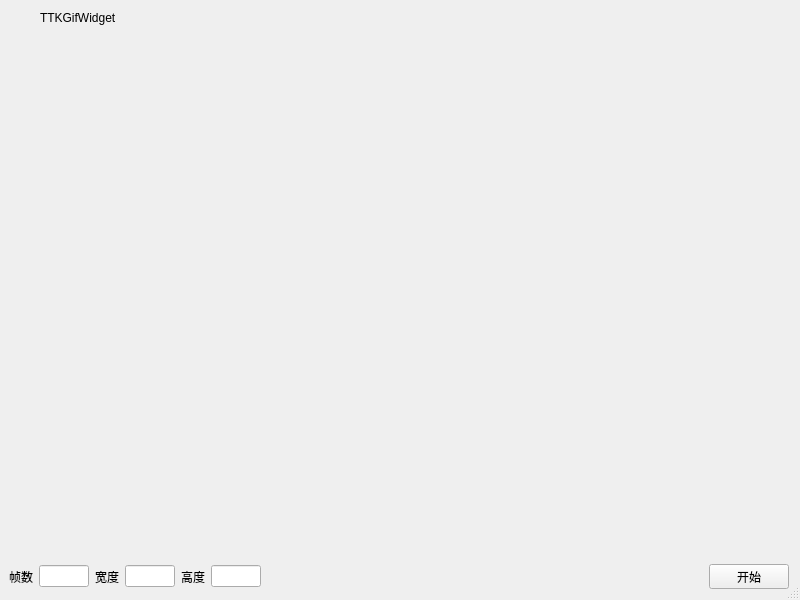
<?xml version="1.0" encoding="UTF-8"?>
<ui version="4.0">
 <class>MainWindow</class>
 <widget class="QDialog" name="MainWindow">
  <property name="geometry">
   <rect>
    <x>0</x>
    <y>0</y>
    <width>800</width>
    <height>600</height>
   </rect>
  </property>
  <property name="sizeGripEnabled">
   <bool>true</bool>
  </property>
  <layout class="QVBoxLayout" name="verticalLayout" stretch="0,0,0">
   <property name="spacing">
    <number>0</number>
   </property>
   <property name="leftMargin">
    <number>0</number>
   </property>
   <property name="topMargin">
    <number>0</number>
   </property>
   <property name="rightMargin">
    <number>0</number>
   </property>
   <property name="bottomMargin">
    <number>0</number>
   </property>
   <item>
    <widget class="QWidget" name="widgetTop" native="true">
     <property name="minimumSize">
      <size>
       <width>0</width>
       <height>35</height>
      </size>
     </property>
     <property name="maximumSize">
      <size>
       <width>16777215</width>
       <height>35</height>
      </size>
     </property>
     <layout class="QHBoxLayout" name="layoutTop" stretch="0,0,0,0">
      <property name="spacing">
       <number>0</number>
      </property>
      <property name="leftMargin">
       <number>0</number>
      </property>
      <property name="topMargin">
       <number>0</number>
      </property>
      <property name="rightMargin">
       <number>0</number>
      </property>
      <property name="bottomMargin">
       <number>0</number>
      </property>
      <item>
       <widget class="QPushButton" name="btnIcon">
        <property name="sizePolicy">
         <sizepolicy hsizetype="Minimum" vsizetype="Expanding">
          <horstretch>0</horstretch>
          <verstretch>0</verstretch>
         </sizepolicy>
        </property>
        <property name="minimumSize">
         <size>
          <width>35</width>
          <height>0</height>
         </size>
        </property>
        <property name="text">
         <string/>
        </property>
        <property name="icon">
         <iconset resource="../../../TTKUi/TTKModule.qrc">
          <normaloff>:/image/lb_app_logo</normaloff>:/image/lb_app_logo</iconset>
        </property>
        <property name="flat">
         <bool>true</bool>
        </property>
       </widget>
      </item>
      <item>
       <widget class="QLabel" name="labTitle">
        <property name="text">
         <string>TTKGifWidget</string>
        </property>
       </widget>
      </item>
      <item>
       <spacer name="horizontalSpacer">
        <property name="orientation">
         <enum>Qt::Horizontal</enum>
        </property>
        <property name="sizeHint" stdset="0">
         <size>
          <width>87</width>
          <height>20</height>
         </size>
        </property>
       </spacer>
      </item>
      <item>
       <widget class="QPushButton" name="btnClose">
        <property name="sizePolicy">
         <sizepolicy hsizetype="Minimum" vsizetype="Expanding">
          <horstretch>0</horstretch>
          <verstretch>0</verstretch>
         </sizepolicy>
        </property>
        <property name="minimumSize">
         <size>
          <width>35</width>
          <height>0</height>
         </size>
        </property>
        <property name="focusPolicy">
         <enum>Qt::NoFocus</enum>
        </property>
        <property name="flat">
         <bool>true</bool>
        </property>
       </widget>
      </item>
     </layout>
    </widget>
   </item>
   <item>
    <widget class="QWidget" name="widgetMain" native="true">
     <property name="sizePolicy">
      <sizepolicy hsizetype="Preferred" vsizetype="Expanding">
       <horstretch>0</horstretch>
       <verstretch>0</verstretch>
      </sizepolicy>
     </property>
    </widget>
   </item>
   <item>
    <widget class="QWidget" name="widgetBottom" native="true">
     <property name="minimumSize">
      <size>
       <width>0</width>
       <height>45</height>
      </size>
     </property>
     <property name="maximumSize">
      <size>
       <width>16777215</width>
       <height>45</height>
      </size>
     </property>
     <layout class="QHBoxLayout" name="layoutBottom">
      <property name="leftMargin">
       <number>9</number>
      </property>
      <property name="topMargin">
       <number>9</number>
      </property>
      <item>
       <widget class="QLabel" name="labFps">
        <property name="text">
         <string>帧数</string>
        </property>
       </widget>
      </item>
      <item>
       <widget class="QLineEdit" name="txtFps">
        <property name="maximumSize">
         <size>
          <width>50</width>
          <height>16777215</height>
         </size>
        </property>
        <property name="alignment">
         <set>Qt::AlignCenter</set>
        </property>
       </widget>
      </item>
      <item>
       <widget class="QLabel" name="labWidth">
        <property name="text">
         <string>宽度</string>
        </property>
       </widget>
      </item>
      <item>
       <widget class="QLineEdit" name="txtWidth">
        <property name="enabled">
         <bool>true</bool>
        </property>
        <property name="maximumSize">
         <size>
          <width>50</width>
          <height>16777215</height>
         </size>
        </property>
        <property name="alignment">
         <set>Qt::AlignCenter</set>
        </property>
       </widget>
      </item>
      <item>
       <widget class="QLabel" name="labHeight">
        <property name="text">
         <string>高度</string>
        </property>
       </widget>
      </item>
      <item>
       <widget class="QLineEdit" name="txtHeight">
        <property name="enabled">
         <bool>true</bool>
        </property>
        <property name="maximumSize">
         <size>
          <width>50</width>
          <height>16777215</height>
         </size>
        </property>
        <property name="alignment">
         <set>Qt::AlignCenter</set>
        </property>
       </widget>
      </item>
      <item>
       <widget class="QLabel" name="labStatus">
        <property name="sizePolicy">
         <sizepolicy hsizetype="Expanding" vsizetype="Preferred">
          <horstretch>0</horstretch>
          <verstretch>0</verstretch>
         </sizepolicy>
        </property>
        <property name="text">
         <string/>
        </property>
        <property name="alignment">
         <set>Qt::AlignCenter</set>
        </property>
       </widget>
      </item>
      <item>
       <widget class="QPushButton" name="btnStart">
        <property name="sizePolicy">
         <sizepolicy hsizetype="Minimum" vsizetype="Expanding">
          <horstretch>0</horstretch>
          <verstretch>0</verstretch>
         </sizepolicy>
        </property>
        <property name="text">
         <string>开始</string>
        </property>
       </widget>
      </item>
     </layout>
    </widget>
   </item>
  </layout>
 </widget>
 <layoutdefault spacing="6" margin="11"/>
 <tabstops>
  <tabstop>btnStart</tabstop>
  <tabstop>txtFps</tabstop>
  <tabstop>txtWidth</tabstop>
  <tabstop>txtHeight</tabstop>
  <tabstop>btnClose</tabstop>
 </tabstops>
 <resources>
  <include location="../../../TTKUi/TTKModule.qrc"/>
 </resources>
 <connections/>
</ui>
